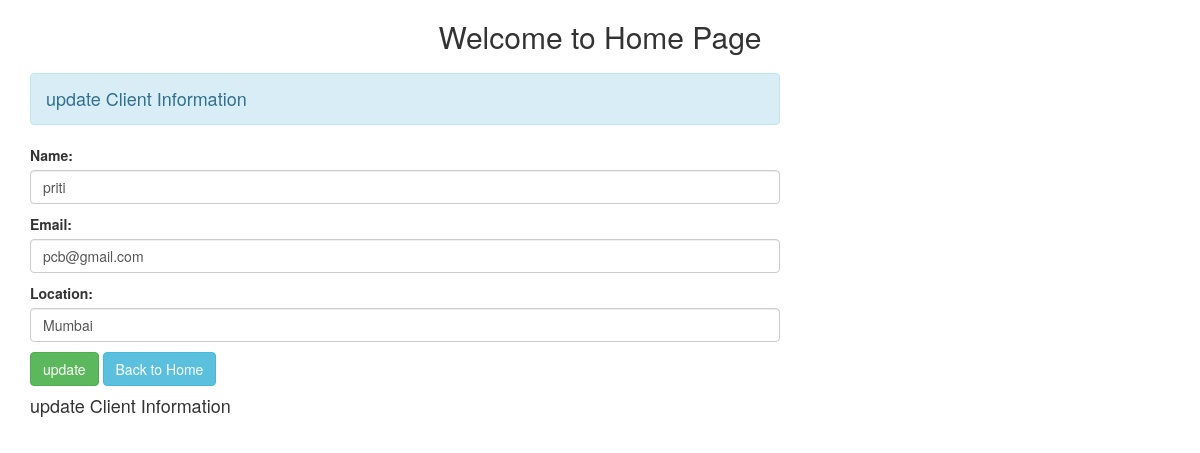
/1/, run on the app's committed database.
### testapp/models.py (models this page shows)
class Client(models.Model):
    Name = models.CharField(max_length=70)
    Email = models.EmailField(max_length=100)
    Location = models.CharField(max_length=100)

### testapp/views.py (the view, shortened to what this page needs)
# urls.py: path('<int:id>/', views.update_data.as_view(), name="updatedata"),
class update_data(View):
    def get(self, request,id):
         pi = Client.objects.get(pk=id)
         fm = ClientRegistration(instance=pi)
         return render(request,'testapp/update.html', {'form':fm})

### testapp/forms.py
class ClientRegistration(forms.ModelForm):
    class Meta:
        model=Client
        fields = ['Name','Email','Location']
        widgets={
        'Name': forms.TextInput(attrs={'class':'form-control'}),
        'Email': forms.EmailInput(attrs={'class':'form-control'}),
        'Location': forms.TextInput(attrs={'class':'form-control'}),
        }

### templates/testapp/update.html (shortened to what this page needs)
{% extends 'testapp/base.html' %}
{% block content %}
<div class="row">
  <div class="col-sm-8 offset-2">
    <h4 class="alert alert-info">update Client Information</h4>
    <form class="" action="" method="post">
      {{form.as_p}}
      <input type="submit" class="btn btn-success" name="" value="update">
      <a href="{% url 'addshow' %}"class="btn btn-info">Back to Home</a>
    </form>
  </div>
</div>
<h4>update Client Information{{id}}</h4>
{% endblock content %}

### data on the page
Client: Name "priti", Email "pcb@gmail.com", Location "Mumbai"
